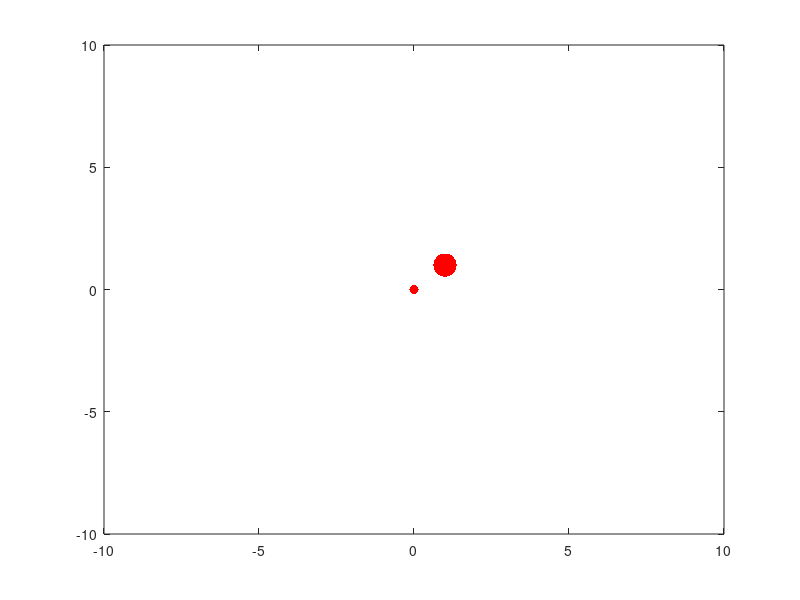

MATLAB code for this plot: (Note: this script raises an error after producing the figure.)
%%%%%%%%%%%%%%%%%%%%%%%%%%%%%%%%%%%%%%%%%%%%%%%%%%%%%%%%%%%%%%%%%%%%%%%%%%%
%%%%%%%%%%%%%%%%%%%%%%%%%%%%%%%%%%%%%%%%%%%%%%%%%%%%%%%%%%%%%%%%%%%%%%%%%%%
%%%%%%          Braitenberg vehicle                                  %%%%%%
%%%%%%          4M20 Robotics, coursework template                   %%%%%%
%%%%%%          University of Cambridge                              %%%%%%
%%%%%%          Michaelmas 2015                                      %%%%%%
%%%%%%%%%%%%%%%%%%%%%%%%%%%%%%%%%%%%%%%%%%%%%%%%%%%%%%%%%%%%%%%%%%%%%%%%%%%
%%%%%%%%%%%%%%%%%%%%%%%%%%%%%%%%%%%%%%%%%%%%%%%%%%%%%%%%%%%%%%%%%%%%%%%%%%%
%Hi
%%%%%%%%%%%%%%%%%%%%%%%%%%%%%%%%%%%%%%%%%%%%%%%%%%%%%%%%%%%%%%%%%%%%%%%%%%%
%% Main function                                                         %%
%%%%%%%%%%%%%%%%%%%%%%%%%%%%%%%%%%%%%%%%%%%%%%%%%%%%%%%%%%%%%%%%%%%%%%%%%%%

%% Blank slate
% clear all
close all
clc

%% Define the postion of walls
% x1 y1 x2 y2
wall = [0 0.5 0 1;
        0 0 1 0];

%% Parameters
p_ls1 = [1;1];  %position light source
l_s = 0.1;      %shaft length vehicle
r_w = 0.02;     %radius wheel
d_s = 0.1;      %sensor distance
rho = 10;       %light intensity to rotational speed constant
dt = 1e-3;      %time increment
N = 31400;

%% Initialisation
p_c = [0.6;0.6;pi/2];  %initial robot position and orientation
p_c_old = p_c;      %save old state for trajectory

figure(1)
plot([p_c(1);p_c_old(1)],[p_c(2);p_c_old(2)])
hold on

%positions of sensors 1 and 2
p_s1 = p_c(1:2) + l_s/2*[cos(p_c(3));sin(p_c(3))] + d_s/2*[-sin(p_c(3));cos(p_c(3))];
p_s2 = p_c(1:2) + l_s/2*[cos(p_c(3));sin(p_c(3))] + d_s/2*[sin(p_c(3));-cos(p_c(3))];

%initialisation of animation
ll = line(0,0,'color','k','LineWidth',2);   %left side of vehicle
lr = line(0,0,'color','k','LineWidth',2);   %right side of vehicle
lf = line(0,0,'color','k','LineWidth',2);   %front of vehicle
lb = line(0,0,'color','k','LineWidth',2);   %back of vehile
lw1 = line(0,0,'color','k','LineWidth',5);  %wheel left
lw2 = line(0,0,'color','k','LineWidth',5);  %wheel right
ls1 = line(0,0,'color','r','Marker','.','MarkerSize',20);   %sensor left
ls2 = line(0,0,'color','r','Marker','.','MarkerSize',20);   %sensor right
lli1 = line(0,0,'color','r','Marker','.','MarkerSize',50);  %fire source

%% Simulation
set(lli1,'xdata',p_ls1(1),'ydata',p_ls1(2))
axis([-10 10 -10 10])

t = 0:dt:N;
for i = 1:N
    
    r_ls1 = norm(p_s1-p_ls1);
    r_rs1 = norm(p_s2-p_ls1);
    % euclidean distance between position of the sensor and lightsource

    omega_l = 1/r_ls1^2*rho - 1/(1.8*r_ls1)^3*rho;
    omega_r = 1/r_rs1^2*rho - 1/(1.8*r_rs1)^3*rho;
    % some arbitrary defining equation for how much the wheel turns

    v_c = (omega_l*r_w + omega_r*r_w)/2; %this might be the velocity of car
    dphi = (omega_r*r_w - omega_l*r_w)/2/(l_s/2); % Remove minus sign to switch polarity, now it goes away from fire
    % minus sign is changing going towards/away from lightsource
    
    
            
    if i>1
        p_c(:,i) = p_c(:,i-1) + [v_c*cos(p_c(3,i-1));v_c*sin(p_c(3,i-1));dphi]*dt;
        p_s1 = p_c(1:2,i) + l_s/2*[cos(p_c(3,i));sin(p_c(3,i))] + d_s/2*[-sin(p_c(3,i));cos(p_c(3,i))];
        p_s2 = p_c(1:2,i) + l_s/2*[cos(p_c(3,i));sin(p_c(3,i))] + d_s/2*[sin(p_c(3,i));-cos(p_c(3,i))];
%         p_ls1 = [0.5*sin(t(i)/5)+1;0.5*cos(t(i)/5)+1]; % constant fire
%         source position
    end
end

p_c_old = p_c(:,1);
t_next = 0;   %variable for timing of frame capture
RepSpeed = 1; %replay speed
fps = 30;     %frames per second
tic


drawWall(wall);
while toc < t(end)

    % Animation
    if mod(toc,1/fps) > mod(toc,1/fps+dt)

        idx = floor(toc/dt*RepSpeed);
        if idx>N
            break
        end

        r_c1 = p_c(1:2,idx) + l_s/2*[-sin(p_c(3,idx));cos(p_c(3,idx))] - l_s/2*[cos(p_c(3,idx));sin(p_c(3,idx))];
        r_c2 = r_c1 + l_s*[cos(p_c(3,idx));sin(p_c(3,idx))];
        r_c3 = r_c2 + l_s*[sin(p_c(3,idx));-cos(p_c(3,idx))];
        r_c4 = r_c3 + l_s*[-cos(p_c(3,idx));-sin(p_c(3,idx))];
        r_w1 = [r_c1 + (r_c2-r_c1)/4,r_c1 + (r_c2-r_c1)*3/4];
        r_w2 = [r_c3 + (r_c4-r_c3)/4,r_c3 + (r_c4-r_c3)*3/4];

        p_s1 = p_c(1:2,idx) + l_s/2*[cos(p_c(3,idx));sin(p_c(3,idx))] + d_s/2*[-sin(p_c(3,idx));cos(p_c(3,idx))];
        p_s2 = p_c(1:2,idx) + l_s/2*[cos(p_c(3,idx));sin(p_c(3,idx))] + d_s/2*[sin(p_c(3,idx));-cos(p_c(3,idx))];

%         p_ls1 = [0.5*sin(t(idx)/5)+1;0.5*cos(t(idx)/5)+1];
        
        plot([p_c(1,idx);p_c_old(1)],[p_c(2,idx);p_c_old(2)])

        set(ll,'xdata',[r_c1(1) r_c2(1)],'ydata',[r_c1(2) r_c2(2)])
        set(lf,'xdata',[r_c2(1) r_c3(1)],'ydata',[r_c2(2) r_c3(2)])
        set(lr,'xdata',[r_c3(1) r_c4(1)],'ydata',[r_c3(2) r_c4(2)])
        set(lb,'xdata',[r_c4(1) r_c1(1)],'ydata',[r_c4(2) r_c1(2)])
        set(lw1,'xdata',[r_w1(1,1) r_w1(1,2)],'ydata',[r_w1(2,1) r_w1(2,2)])
        set(lw2,'xdata',[r_w2(1,1) r_w2(1,2)],'ydata',[r_w2(2,1) r_w2(2,2)])
        set(ls1,'xdata',p_s1(1),'ydata',p_s1(2))
        set(ls2,'xdata',p_s2(1),'ydata',p_s2(2))
%         set(lli1,'xdata',p_ls1(1),'ydata',p_ls1(2))

        drawnow
        p_c_old = p_c(:,idx);
        
        getDistanceBetweenPointAndLine(p_c(:,idx),wall(1,:))
        getDistanceBetweenPointAndLine(p_c(:,idx),wall(2,:))
    end
end
